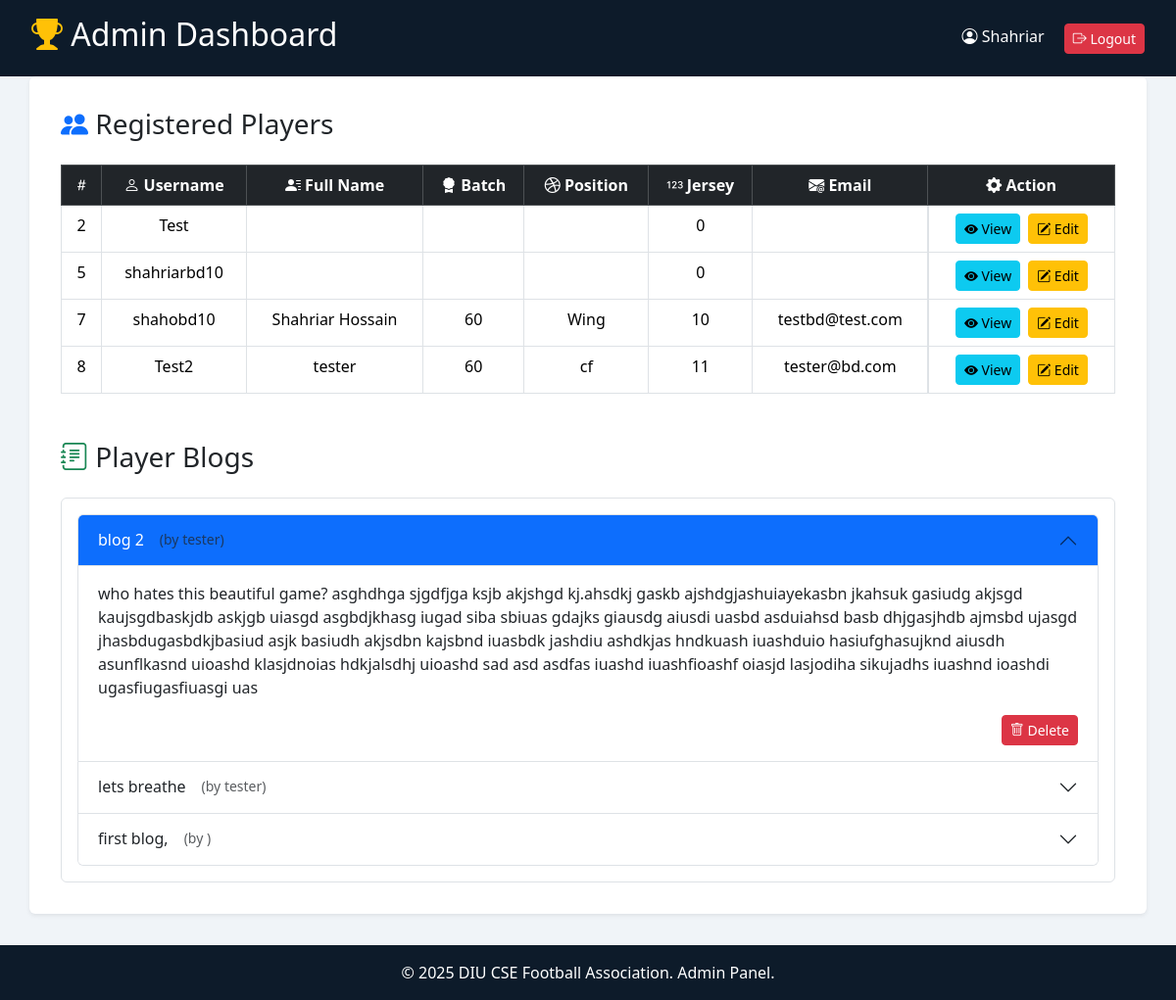
/dashboard.php (signed in), run on the app's committed database.
### tables this page shows
CREATE TABLE `users` (
  `id` int(11) NOT NULL,
  `username` varchar(100) NOT NULL,
  `password` varchar(255) NOT NULL,
  `full_name` varchar(100) NOT NULL,
  `batch` varchar(50) NOT NULL,
  `position` varchar(50) NOT NULL,
  `jersey_number` int(11) NOT NULL,
  `email` varchar(100) NOT NULL,
  `created_at` timestamp NOT NULL DEFAULT current_timestamp(),
  `blog` text DEFAULT NULL
);

CREATE TABLE `blogs` (
  `id` int(11) NOT NULL,
  `user_id` int(11) NOT NULL,
  `title` varchar(100) NOT NULL,
  `content` text NOT NULL,
  `created_at` timestamp NOT NULL DEFAULT current_timestamp()
);

### dashboard.php (the view, shortened to what this page needs)
<?php
$admin_username = $_SESSION['username'];
$conn = new mysqli("localhost", "root", "", "login_system");
$users = $conn->query("SELECT * FROM users WHERE username != 'Shahriar'");
$blogs = $conn->query("SELECT blogs.*, users.full_name FROM blogs JOIN users ON blogs.user_id = users.id ORDER BY blogs.created_at DESC");
?>
<!DOCTYPE html>
<html lang="en">
<head>
  <link href="https://cdn.jsdelivr.net/npm/bootstrap@5.3.3/dist/css/bootstrap.min.css" rel="stylesheet" />
  <link href="https://cdn.jsdelivr.net/npm/bootstrap-icons/font/bootstrap-icons.css" rel="stylesheet" />
</head>
<body>
<header class="dashboard-header">
  <h2><i class="bi bi-trophy-fill text-warning"></i> Admin Dashboard</h2>
  <div>
    <span class="me-3"><i class="bi bi-person-circle"></i> <?= htmlspecialchars($admin_username); ?></span>
    <a href="logout.php" class="btn btn-danger btn-sm"><i class="bi bi-box-arrow-right"></i> Logout</a>
  </div>
</header>
<main class="dashboard-content container bg-white rounded shadow-sm">
  <h3 class="mb-4"><i class="bi bi-people-fill text-primary"></i> Registered Players</h3>
  <table class="table table-hover table-bordered text-center">
    <thead class="table-dark">
      <tr>
        <th><i class="bi bi-hash"></i></th>
        <th><i class="bi bi-person"></i> Username</th>
        <th><i class="bi bi-person-lines-fill"></i> Full Name</th>
        <th><i class="bi bi-award-fill"></i> Batch</th>
        <th><i class="bi bi-dribbble"></i> Position</th>
        <th><i class="bi bi-123"></i> Jersey</th>
        <th><i class="bi bi-envelope-at-fill"></i> Email</th>
        <th><i class="bi bi-gear-fill"></i> Action</th>
      </tr>
    </thead>
    <tbody>
      <?php while ($row = $users->fetch_assoc()): ?>
        <tr>
          <td><?= $row['id']; ?></td>
          <td><?= htmlspecialchars($row['username']); ?></td>
          <td><?= htmlspecialchars($row['full_name']); ?></td>
          <td><?= htmlspecialchars($row['batch']); ?></td>
          <td><?= htmlspecialchars($row['position']); ?></td>
          <td><?= htmlspecialchars($row['jersey_number']); ?></td>
          <td><?= htmlspecialchars($row['email']); ?></td>
          <td class="d-flex justify-content-center gap-2">
            <a href="view_user.php?id=<?= $row['id']; ?>" class="btn btn-info btn-sm">
              <i class="bi bi-eye-fill"></i> View
            </a>
            <a href="edit_user.php?id=<?= $row['id']; ?>" class="btn btn-warning btn-sm">
              <i class="bi bi-pencil-square"></i> Edit
            </a>
          </td>
        </tr>
      <?php endwhile; ?>
    </tbody>
  </table>
  <section class="mt-5">
    <h3 class="mb-4"><i class="bi bi-journal-text text-success"></i> Player Blogs</h3>
    <div class="scrollable-accordion">
      <div class="accordion" id="adminBlogAccordion">
        <?php $count = 0; while ($blog = $blogs->fetch_assoc()): $count++; ?>
          <div class="accordion-item">
            <h2 class="accordion-header" id="heading<?= $blog['id'] ?>">
              <button class="accordion-button <?= $count > 1 ? 'collapsed' : '' ?>" type="button"
                      data-bs-toggle="collapse" data-bs-target="#collapse<?= $blog['id'] ?>">
                <?= htmlspecialchars($blog['title']) ?>
                <small class="ms-3 text-muted">(by <?= htmlspecialchars($blog['full_name']) ?>)</small>
              </button>
            </h2>
            <div id="collapse<?= $blog['id'] ?>" class="accordion-collapse collapse <?= $count === 1 ? 'show' : '' ?>"
                 data-bs-parent="#adminBlogAccordion">
              <div class="accordion-body">
                <p><?= nl2br(htmlspecialchars($blog['content'])) ?></p>
                <div class="d-flex justify-content-end">
                  <a href="delete_blog.php?id=<?= $blog['id'] ?>" onclick="return confirm('Delete this blog?');"
                     class="btn btn-danger btn-sm">
                    <i class="bi bi-trash"></i> Delete
                  </a>
                </div>
              </div>
            </div>
          </div>
        <?php endwhile; ?>
      </div>
    </div>
  </section>
</main>
<footer class="footer">
  &copy; <?= date('Y') ?> DIU CSE Football Association. Admin Panel.
</footer>
</body>
</html>

### dashboard.php (style rules this page uses)
body { background-color: #f0f4f8; font-family: 'Segoe UI', sans-serif; }
.dashboard-header { background-color: #0d1b2a; padding: 1rem 2rem; color: #fff; display: flex; justify-content: space-between; align-items: center; }
.dashboard-content { padding: 2rem; }
.footer { background-color: #0d1b2a; color: white; padding: 1rem; text-align: center; margin-top: 2rem; }
.accordion-button:not(.collapsed) { background-color: #0d6efd; color: white; }
.scrollable-accordion { max-height: 400px; overflow-y: auto; border: 1px solid #dee2e6; border-radius: 6px; padding: 1rem; }

### data on the page
users: id "2", username "Test", jersey_number "0"
users: id "5", username "shahriarbd10", jersey_number "0"
users: id "7", username "shahobd10", full_name "Shahriar Hossain", batch "60", position "Wing", jersey_number "10", email "testbd@test.com"
users: id "8", username "Test2", full_name "tester", batch "60", position "cf", jersey_number "11", email "tester@bd.com"
blogs: title "blog 2", user.full_name "tester", content "who hates this beautiful game? asghdhga sjgdfjga ksjb akjshgd kj.ahsdkj gaskb ajshdgjashuiayekasbn jkahsuk gasiudg akjsgd kaujsgdbaskjdb askjgb uiasgd asgbdjkhasg iugad siba sbiuas gdajks giausdg aiusdi uasbd asduiahsd basb dhjgasjhdb ajmsbd ujasgd jhasbdugasbdkjbasiud asjk basiudh akjsdbn kajsbnd iuasbdk jashdiu ashdkjas hndkuash iuashduio hasiufghasujknd aiusdh asunflkasnd uioashd klasjdnoias hdkjalsdhj uioashd sad asd asdfas iuashd iuashfioashf oiasjd lasjodiha sikujadhs iuashnd ioashdi ugasfiugasfiuasgi uas"
blogs: title "lets breathe", user.full_name "tester"
blogs: title "first blog,"

### other printed values
$admin_username "Shahriar"
